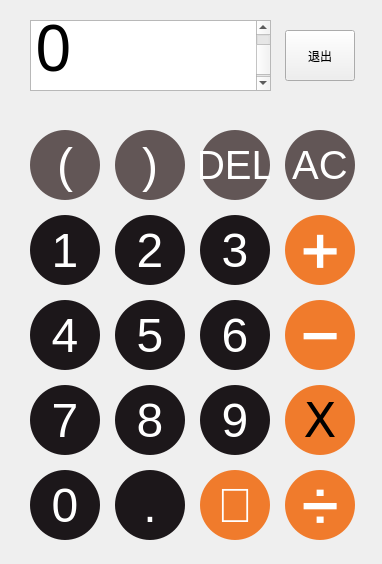
<?xml version="1.0" encoding="UTF-8"?>
<ui version="4.0">
 <class>Dialog</class>
 <widget class="QDialog" name="Dialog">
  <property name="geometry">
   <rect>
    <x>0</x>
    <y>0</y>
    <width>382</width>
    <height>564</height>
   </rect>
  </property>
  <property name="windowTitle">
   <string>Dialog</string>
  </property>
  <widget class="QPushButton" name="add">
   <property name="geometry">
    <rect>
     <x>285</x>
     <y>215</y>
     <width>70</width>
     <height>70</height>
    </rect>
   </property>
   <property name="font">
    <font>
     <pointsize>36</pointsize>
    </font>
   </property>
   <property name="cursor">
    <cursorShape>PointingHandCursor</cursorShape>
   </property>
   <property name="styleSheet">
    <string notr="true">QPushButton{
background-color:rgb(240,123,44);
color:white;
border-radius:35px;
}
QPushButton:hover{/*鼠标悬停*/
background-color:rgb(122,105,97);
}
QPushButton:pressed{/*鼠标按下*/
background-color:rgb(122,105,97);
border:2px black;
border-style:outset;
}</string>
   </property>
   <property name="text">
    <string>➕</string>
   </property>
  </widget>
  <widget class="QPushButton" name="sub">
   <property name="geometry">
    <rect>
     <x>285</x>
     <y>300</y>
     <width>70</width>
     <height>70</height>
    </rect>
   </property>
   <property name="font">
    <font>
     <pointsize>36</pointsize>
    </font>
   </property>
   <property name="cursor">
    <cursorShape>PointingHandCursor</cursorShape>
   </property>
   <property name="styleSheet">
    <string notr="true">QPushButton{
background-color:rgb(240,123,44);
color:white;
border-radius:35px;
}
QPushButton:hover{/*鼠标悬停*/
background-color:rgb(122,105,97);
}
QPushButton:pressed{/*鼠标按下*/
background-color:rgb(122,105,97);
border:2px black;
border-style:outset;
}</string>
   </property>
   <property name="text">
    <string>➖</string>
   </property>
  </widget>
  <widget class="QPushButton" name="mul">
   <property name="geometry">
    <rect>
     <x>285</x>
     <y>385</y>
     <width>70</width>
     <height>70</height>
    </rect>
   </property>
   <property name="font">
    <font>
     <family>Verdana</family>
     <pointsize>36</pointsize>
    </font>
   </property>
   <property name="cursor">
    <cursorShape>PointingHandCursor</cursorShape>
   </property>
   <property name="styleSheet">
    <string notr="true">QPushButton{
background-color:rgb(240,123,44);
color:black;
border-radius:35px;
}
QPushButton:hover{/*鼠标悬停*/
background-color:rgb(122,105,97);
}
QPushButton:pressed{/*鼠标按下*/
background-color:rgb(122,105,97);
border:2px black;
border-style:outset;
}
</string>
   </property>
   <property name="text">
    <string>X</string>
   </property>
  </widget>
  <widget class="QPushButton" name="div">
   <property name="geometry">
    <rect>
     <x>285</x>
     <y>470</y>
     <width>70</width>
     <height>70</height>
    </rect>
   </property>
   <property name="font">
    <font>
     <pointsize>36</pointsize>
    </font>
   </property>
   <property name="cursor">
    <cursorShape>PointingHandCursor</cursorShape>
   </property>
   <property name="styleSheet">
    <string notr="true">QPushButton{
background-color:rgb(240,123,44);
color:white;
border-radius:35px;
}
QPushButton:hover{/*鼠标悬停*/
background-color:rgb(122,105,97);
}
QPushButton:pressed{/*鼠标按下*/
background-color:rgb(122,105,97);
border:2px black;
border-style:outset;
}</string>
   </property>
   <property name="text">
    <string>➗</string>
   </property>
  </widget>
  <widget class="QPushButton" name="equal">
   <property name="geometry">
    <rect>
     <x>200</x>
     <y>470</y>
     <width>70</width>
     <height>70</height>
    </rect>
   </property>
   <property name="font">
    <font>
     <pointsize>36</pointsize>
    </font>
   </property>
   <property name="cursor">
    <cursorShape>PointingHandCursor</cursorShape>
   </property>
   <property name="styleSheet">
    <string notr="true">QPushButton{
background-color:rgb(240,123,44);
color:white;
border-radius:35px;
}
QPushButton:hover{/*鼠标悬停*/
background-color:rgb(122,105,97);
}
QPushButton:pressed{/*鼠标按下*/
background-color:rgb(122,105,97);
border:2px black;
border-style:outset;
}</string>
   </property>
   <property name="text">
    <string>🟰</string>
   </property>
  </widget>
  <widget class="QPushButton" name="rightbrack">
   <property name="geometry">
    <rect>
     <x>115</x>
     <y>130</y>
     <width>70</width>
     <height>70</height>
    </rect>
   </property>
   <property name="font">
    <font>
     <pointsize>36</pointsize>
    </font>
   </property>
   <property name="cursor">
    <cursorShape>PointingHandCursor</cursorShape>
   </property>
   <property name="styleSheet">
    <string notr="true">QPushButton{
background-color:rgb(98,86,86);
color:white;
border-radius:35px;
}
QPushButton:hover{/*鼠标悬停*/
background-color:rgb(122,105,97);
}
QPushButton:pressed{/*鼠标按下*/
background-color:rgb(122,105,97);
border:2px black;
border-style:outset;
}
</string>
   </property>
   <property name="text">
    <string>)</string>
   </property>
  </widget>
  <widget class="QPushButton" name="dele">
   <property name="geometry">
    <rect>
     <x>200</x>
     <y>130</y>
     <width>70</width>
     <height>70</height>
    </rect>
   </property>
   <property name="font">
    <font>
     <pointsize>30</pointsize>
    </font>
   </property>
   <property name="cursor">
    <cursorShape>PointingHandCursor</cursorShape>
   </property>
   <property name="styleSheet">
    <string notr="true">QPushButton{
background-color:rgb(98,86,86);
color:white;
border-radius:35px;
}
QPushButton:hover{/*鼠标悬停*/
background-color:rgb(122,105,97);
}
QPushButton:pressed{/*鼠标按下*/
background-color:rgb(122,105,97);
border:2px black;
border-style:outset;
}
</string>
   </property>
   <property name="text">
    <string>DEL</string>
   </property>
  </widget>
  <widget class="QPushButton" name="leftbrack">
   <property name="geometry">
    <rect>
     <x>30</x>
     <y>130</y>
     <width>70</width>
     <height>70</height>
    </rect>
   </property>
   <property name="font">
    <font>
     <pointsize>36</pointsize>
    </font>
   </property>
   <property name="cursor">
    <cursorShape>PointingHandCursor</cursorShape>
   </property>
   <property name="styleSheet">
    <string notr="true">QPushButton{
background-color:rgb(98,86,86);
color:white;
border-radius:35px;
}

QPushButton:hover{/*鼠标悬停*/
background-color:rgb(122,105,97);
}
QPushButton:pressed{/*鼠标按下*/
background-color:rgb(122,105,97);
border:2px black;
border-style:outset;
}

</string>
   </property>
   <property name="text">
    <string>(</string>
   </property>
  </widget>
  <widget class="QPushButton" name="ac">
   <property name="geometry">
    <rect>
     <x>285</x>
     <y>130</y>
     <width>70</width>
     <height>70</height>
    </rect>
   </property>
   <property name="font">
    <font>
     <pointsize>30</pointsize>
    </font>
   </property>
   <property name="cursor">
    <cursorShape>PointingHandCursor</cursorShape>
   </property>
   <property name="styleSheet">
    <string notr="true">QPushButton{
background-color:rgb(98,86,86);
color:white;
border-radius:35px;
}
QPushButton:hover{/*鼠标悬停*/
background-color:rgb(122,105,97);
}
QPushButton:pressed{/*鼠标按下*/
background-color:rgb(122,105,97);
border:2px black;
border-style:outset;
}
</string>
   </property>
   <property name="text">
    <string>AC</string>
   </property>
  </widget>
  <widget class="QPushButton" name="dot">
   <property name="geometry">
    <rect>
     <x>115</x>
     <y>470</y>
     <width>70</width>
     <height>70</height>
    </rect>
   </property>
   <property name="font">
    <font>
     <pointsize>36</pointsize>
    </font>
   </property>
   <property name="styleSheet">
    <string notr="true">QPushButton{
background-color:rgb(28,23,26);
color:white;
border-radius:35px;
}</string>
   </property>
   <property name="text">
    <string>.</string>
   </property>
  </widget>
  <widget class="QPushButton" name="btn0">
   <property name="geometry">
    <rect>
     <x>30</x>
     <y>470</y>
     <width>70</width>
     <height>70</height>
    </rect>
   </property>
   <property name="font">
    <font>
     <pointsize>36</pointsize>
    </font>
   </property>
   <property name="styleSheet">
    <string notr="true">QPushButton{
background-color:rgb(28,23,26);
color:white;
border-radius:35px;
}</string>
   </property>
   <property name="text">
    <string>0</string>
   </property>
  </widget>
  <widget class="QPushButton" name="btn7">
   <property name="geometry">
    <rect>
     <x>30</x>
     <y>385</y>
     <width>70</width>
     <height>70</height>
    </rect>
   </property>
   <property name="font">
    <font>
     <pointsize>36</pointsize>
    </font>
   </property>
   <property name="cursor">
    <cursorShape>PointingHandCursor</cursorShape>
   </property>
   <property name="styleSheet">
    <string notr="true">QPushButton{
background-color:rgb(28,23,26);
color:white;
border-radius:35px;
}
QPushButton:hover{/*鼠标悬停*/
background-color:rgb(122,105,97);
}
QPushButton:pressed{/*鼠标按下*/
background-color:rgb(122,105,97);
border:2px black;
border-style:outset;
}</string>
   </property>
   <property name="text">
    <string>7</string>
   </property>
  </widget>
  <widget class="QPushButton" name="btn8">
   <property name="geometry">
    <rect>
     <x>115</x>
     <y>385</y>
     <width>70</width>
     <height>70</height>
    </rect>
   </property>
   <property name="font">
    <font>
     <pointsize>36</pointsize>
    </font>
   </property>
   <property name="cursor">
    <cursorShape>PointingHandCursor</cursorShape>
   </property>
   <property name="styleSheet">
    <string notr="true">QPushButton{
background-color:rgb(28,23,26);
color:white;
border-radius:35px;
}
QPushButton:hover{/*鼠标悬停*/
background-color:rgb(122,105,97);
}
QPushButton:pressed{/*鼠标按下*/
background-color:rgb(122,105,97);
border:2px black;
border-style:outset;
}</string>
   </property>
   <property name="text">
    <string>8</string>
   </property>
  </widget>
  <widget class="QPushButton" name="btn9">
   <property name="geometry">
    <rect>
     <x>200</x>
     <y>385</y>
     <width>70</width>
     <height>70</height>
    </rect>
   </property>
   <property name="font">
    <font>
     <pointsize>36</pointsize>
    </font>
   </property>
   <property name="cursor">
    <cursorShape>PointingHandCursor</cursorShape>
   </property>
   <property name="styleSheet">
    <string notr="true">QPushButton{
background-color:rgb(28,23,26);
color:white;
border-radius:35px;
}
QPushButton:hover{/*鼠标悬停*/
background-color:rgb(122,105,97);
}
QPushButton:pressed{/*鼠标按下*/
background-color:rgb(122,105,97);
border:2px black;
border-style:outset;
}</string>
   </property>
   <property name="text">
    <string>9</string>
   </property>
  </widget>
  <widget class="QPushButton" name="btn4">
   <property name="geometry">
    <rect>
     <x>30</x>
     <y>300</y>
     <width>70</width>
     <height>70</height>
    </rect>
   </property>
   <property name="font">
    <font>
     <pointsize>36</pointsize>
    </font>
   </property>
   <property name="cursor">
    <cursorShape>PointingHandCursor</cursorShape>
   </property>
   <property name="styleSheet">
    <string notr="true">QPushButton{
background-color:rgb(28,23,26);
color:white;
border-radius:35px;
}
QPushButton:hover{/*鼠标悬停*/
background-color:rgb(122,105,97);
}
QPushButton:pressed{/*鼠标按下*/
background-color:rgb(122,105,97);
border:2px black;
border-style:outset;
}</string>
   </property>
   <property name="text">
    <string>4</string>
   </property>
  </widget>
  <widget class="QPushButton" name="btn6">
   <property name="geometry">
    <rect>
     <x>200</x>
     <y>300</y>
     <width>70</width>
     <height>70</height>
    </rect>
   </property>
   <property name="font">
    <font>
     <pointsize>36</pointsize>
    </font>
   </property>
   <property name="cursor">
    <cursorShape>PointingHandCursor</cursorShape>
   </property>
   <property name="styleSheet">
    <string notr="true">QPushButton{
background-color:rgb(28,23,26);
color:white;
border-radius:35px;
}
QPushButton:hover{/*鼠标悬停*/
background-color:rgb(122,105,97);
}
QPushButton:pressed{/*鼠标按下*/
background-color:rgb(122,105,97);
border:2px black;
border-style:outset;
}</string>
   </property>
   <property name="text">
    <string>6</string>
   </property>
  </widget>
  <widget class="QPushButton" name="btn5">
   <property name="geometry">
    <rect>
     <x>115</x>
     <y>300</y>
     <width>70</width>
     <height>70</height>
    </rect>
   </property>
   <property name="font">
    <font>
     <pointsize>36</pointsize>
    </font>
   </property>
   <property name="cursor">
    <cursorShape>PointingHandCursor</cursorShape>
   </property>
   <property name="styleSheet">
    <string notr="true">QPushButton{
background-color:rgb(28,23,26);
color:white;
border-radius:35px;
}

QPushButton:hover{/*鼠标悬停*/
background-color:rgb(122,105,97);
}
QPushButton:pressed{/*鼠标按下*/
background-color:rgb(122,105,97);
border:2px black;
border-style:outset;
}</string>
   </property>
   <property name="text">
    <string>5</string>
   </property>
  </widget>
  <widget class="QPushButton" name="btn1">
   <property name="geometry">
    <rect>
     <x>30</x>
     <y>215</y>
     <width>70</width>
     <height>70</height>
    </rect>
   </property>
   <property name="font">
    <font>
     <pointsize>36</pointsize>
    </font>
   </property>
   <property name="cursor">
    <cursorShape>PointingHandCursor</cursorShape>
   </property>
   <property name="mouseTracking">
    <bool>true</bool>
   </property>
   <property name="styleSheet">
    <string notr="true">QPushButton{
background-color:rgb(28,23,26);
color:white;
border-radius:35px;
}
QPushButton:hover{/*鼠标悬停*/
background-color:rgb(122,105,97);
}
QPushButton:pressed{/*鼠标按下*/
background-color:rgb(122,105,97);
border:2px black;
border-style:outset;
}</string>
   </property>
   <property name="text">
    <string>1</string>
   </property>
  </widget>
  <widget class="QPushButton" name="btn3">
   <property name="geometry">
    <rect>
     <x>200</x>
     <y>215</y>
     <width>70</width>
     <height>70</height>
    </rect>
   </property>
   <property name="font">
    <font>
     <pointsize>36</pointsize>
    </font>
   </property>
   <property name="cursor">
    <cursorShape>PointingHandCursor</cursorShape>
   </property>
   <property name="styleSheet">
    <string notr="true">QPushButton{
background-color:rgb(28,23,26);
color:white;
border-radius:35px;
}
QPushButton:hover{/*鼠标悬停*/
background-color:rgb(122,105,97);
}
QPushButton:pressed{/*鼠标按下*/
background-color:rgb(122,105,97);
border:2px black;
border-style:outset;
}</string>
   </property>
   <property name="text">
    <string>3</string>
   </property>
  </widget>
  <widget class="QPushButton" name="btn2">
   <property name="geometry">
    <rect>
     <x>115</x>
     <y>215</y>
     <width>70</width>
     <height>70</height>
    </rect>
   </property>
   <property name="font">
    <font>
     <pointsize>36</pointsize>
    </font>
   </property>
   <property name="cursor">
    <cursorShape>PointingHandCursor</cursorShape>
   </property>
   <property name="styleSheet">
    <string notr="true">QPushButton{
background-color:rgb(28,23,26);
color:white;
border-radius:35px;
}
QPushButton:hover{/*鼠标悬停*/
background-color:rgb(122,105,97);
}
QPushButton:pressed{/*鼠标按下*/
background-color:rgb(122,105,97);
border:2px black;
border-style:outset;
}</string>
   </property>
   <property name="text">
    <string>2</string>
   </property>
  </widget>
  <widget class="QTextEdit" name="display">
   <property name="geometry">
    <rect>
     <x>30</x>
     <y>20</y>
     <width>241</width>
     <height>71</height>
    </rect>
   </property>
   <property name="font">
    <font>
     <family>Trebuchet MS</family>
     <pointsize>48</pointsize>
     <italic>false</italic>
    </font>
   </property>
   <property name="html">
    <string>&lt;!DOCTYPE HTML PUBLIC &quot;-//W3C//DTD HTML 4.0//EN&quot; &quot;http://www.w3.org/TR/REC-html40/strict.dtd&quot;&gt;
&lt;html&gt;&lt;head&gt;&lt;meta name=&quot;qrichtext&quot; content=&quot;1&quot; /&gt;&lt;style type=&quot;text/css&quot;&gt;
p, li { white-space: pre-wrap; }
&lt;/style&gt;&lt;/head&gt;&lt;body style=&quot; font-family:'Trebuchet MS'; font-size:48pt; font-weight:400; font-style:normal;&quot;&gt;
&lt;p style=&quot; margin-top:0px; margin-bottom:0px; margin-left:0px; margin-right:0px; -qt-block-indent:0; text-indent:0px;&quot;&gt;0&lt;/p&gt;&lt;/body&gt;&lt;/html&gt;</string>
   </property>
  </widget>
  <widget class="QPushButton" name="exit">
   <property name="geometry">
    <rect>
     <x>285</x>
     <y>30</y>
     <width>70</width>
     <height>51</height>
    </rect>
   </property>
   <property name="text">
    <string>退出</string>
   </property>
   <property name="checkable">
    <bool>false</bool>
   </property>
  </widget>
 </widget>
 <resources/>
 <connections/>
</ui>
